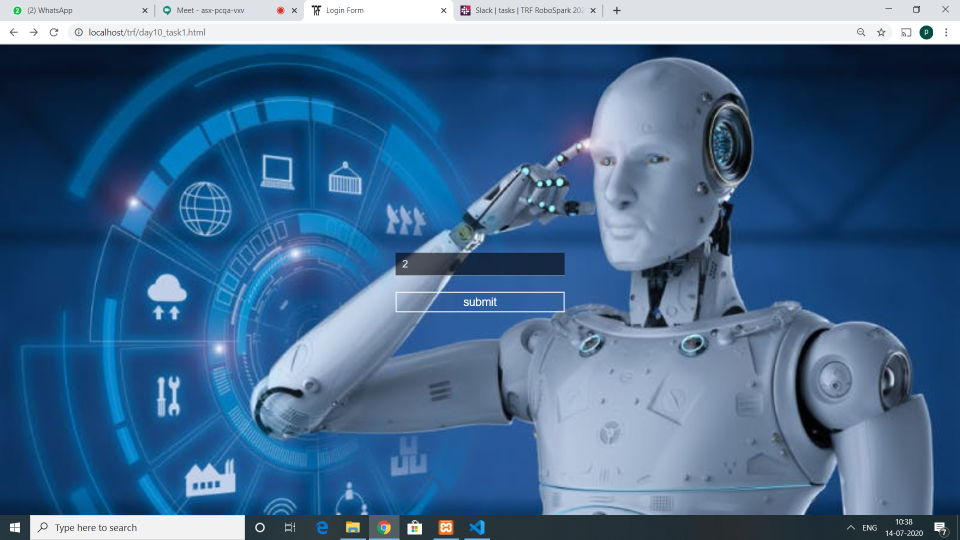
#> input picture 13-7-2020_Web_Devlopment_Task-1_Prapti_Maheshwari/input.png, 1920 x 1080 px, given in place of the camera (shown at 1/2 size)
$ python day2task2.py
#> lines starting #> are read from the running program, lines starting #| are printed output that depends on the picture; after the words box and inside, x2 and y2 are one past the last pixel; in counts of white or black regions, pixels touching at a corner belong together
import cv2
face_cascade= cv2.CascadeClassifier('C:/Users/Prapti/Desktop/trf robospark/IP/haarcascade_frontalface_default.xml')#load xml files
eye_cascade = cv2.CascadeClassifier('C:/Users/Prapti/Desktop/trf robospark/IP/haarcascade_eye.xml')


cap = cv2.VideoCapture(0)

X, Y = 0, 0

while True:

    ret, frame = cap.read(0)
#> frame is the input picture: shape (1080, 1920, 3); mean B, G, R 142.1, 105.5, 69.3

    gray = cv2.cvtColor(frame, cv2.COLOR_BGR2GRAY)
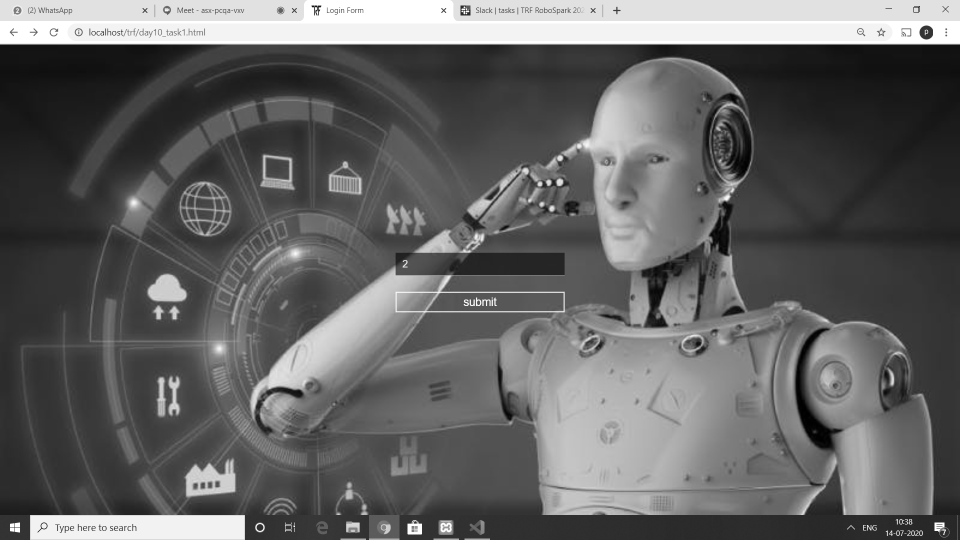
#> gray: shape (1080, 1920) (shown at 1/2 size); min 0, max 255, mean 98.9

    faces = face_cascade.detectMultiScale(gray, 1.2, 5)
#> faces = [[1071, 944, 77, 77], [1592, 672, 155, 155]]
    # FACE DETECTION
    for (x, y, w, h) in faces:
        cv2.line(frame, (x, y), (x + 30, y), (0, 255, 200), 2)
        cv2.line(frame, (x, y), (x, y + 30), (0, 255, 200), 2)
        cv2.line(frame, (x+w, y+h), (x+w - 30, y+h), (0, 255, 200), 2)
        cv2.line(frame, (x+w, y+h), (x+w, y+h - 30), (0, 255, 200), 2)
        cv2.line(frame, (x+w, y), (x+w - 30, y), (0, 255, 200), 2)
        cv2.line(frame, (x+w, y), (x+w, y + 30), (0, 255, 200), 2)
        cv2.line(frame, (x, y+h), (x + 30, y+h), (0, 255, 200), 2)
        cv2.line(frame, (x, y+h), (x, y+h - 30), (0, 255, 200), 2)
        # CONDITIONS FOR DIRECTION
        if ( X > x + 3 ):
            dir = 'Left Motion'
        elif ( X < x - 3 ):
            dir = 'Right Motion'
        else:
            dir = 'No Motion'
        X, Y = x, y
        cv2.putText(frame, "Motion :" + dir, (10, 30), cv2.FONT_HERSHEY_TRIPLEX, 0.8, (0, 0, 0), 1)
#> this loop made 2 passes
#> (x, y, w, h, dir, X, Y) on passes 1 to 2: (1071, 944, 77, 77, 'Right Motion', 1071, 944), (1592, 672, 155, 155, 'Right Motion', 1592, 672)
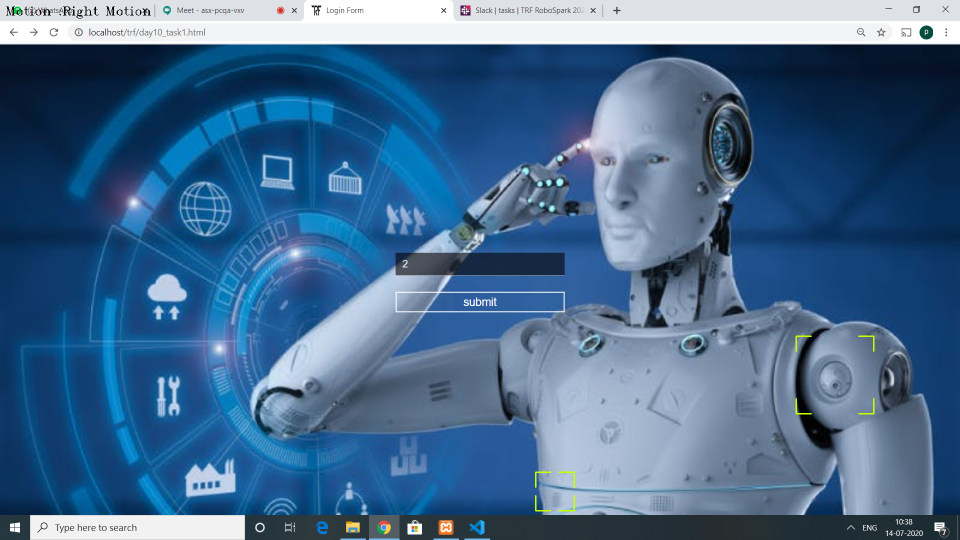
#> frame: shape (1080, 1920, 3) (shown at 1/2 size); 0.13% of pixels changed, all inside (x1, y1, x2, y2) = (12, 13, 1749, 1023)

    resImage = cv2.resize(frame, (600, 600))
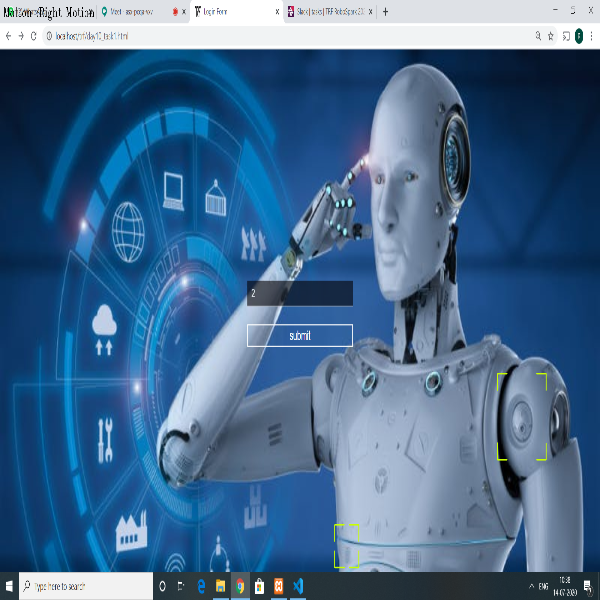
#> resImage: shape (600, 600, 3); mean B, G, R 141.7, 105.4, 69.2
    cv2.imshow("Direction", resImage)

    k = cv2.waitKey(1)
#> (key Esc is pressed here)
    if (k == 32):
        break

cap.release()
cv2.destroyAllWindows()

$ run again, on 13-7-2020_Web_Devlopment_Task-1_Prapti_Maheshwari/yolo.jpg
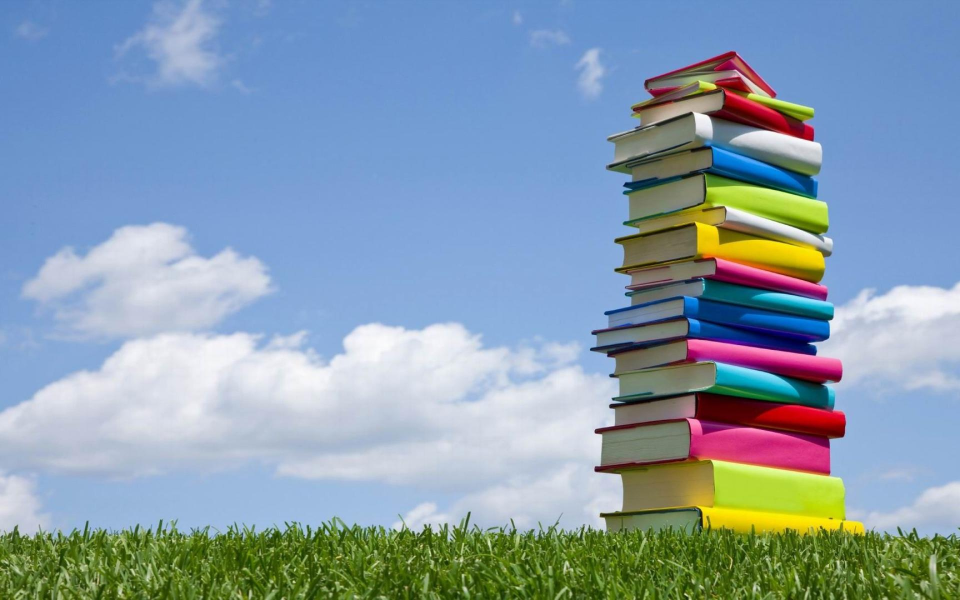
#> input picture 13-7-2020_Web_Devlopment_Task-1_Prapti_Maheshwari/yolo.jpg, 1920 x 1200 px, given in place of the camera (shown at 1/2 size)
#> frame is the input picture: shape (1200, 1920, 3); mean B, G, R 173, 156.9, 135.5
#> `gray = cv2.cvtColor(frame, cv2.COLOR_BGR2GRAY)`:
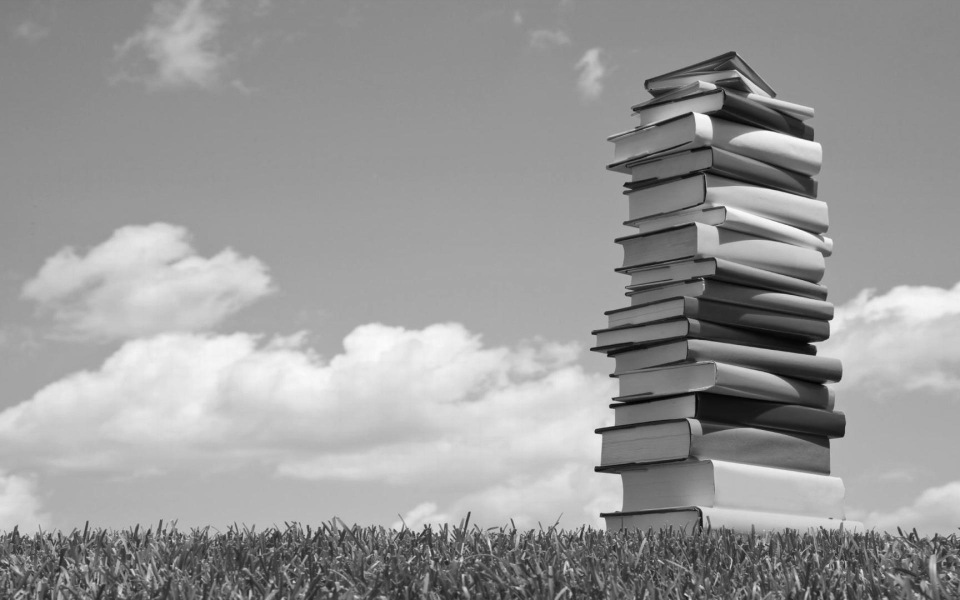
#> gray: shape (1200, 1920) (shown at 1/2 size); min 0, max 255, mean 152.4
#> faces = ()
#> `resImage = cv2.resize(frame, (600, 600))`:
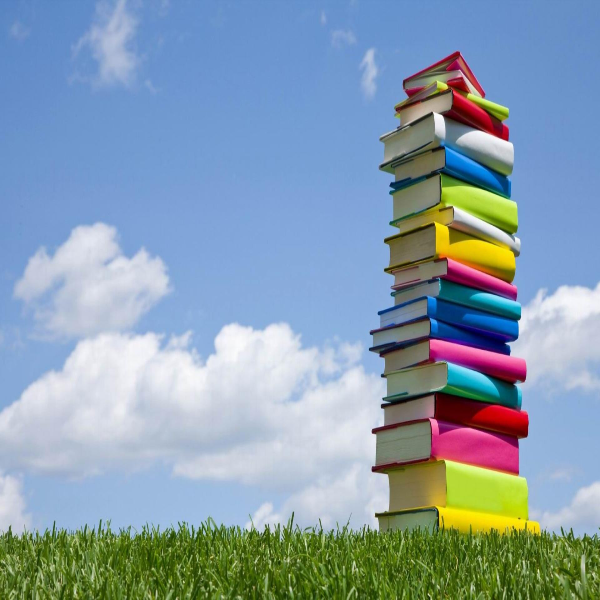
#> resImage: shape (600, 600, 3); mean B, G, R 173.1, 157, 135.5
